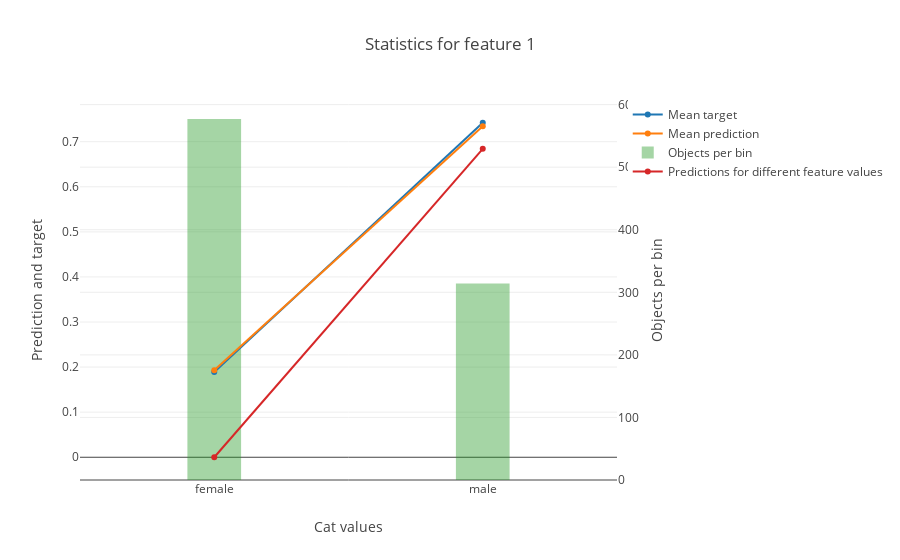

Write notebook code for a chart like this one.
### Markdown cell above
#### One-hot feature

### Code cell
feature = 'Sex'
res = titanic_model.get_feature_statistics(titanic_train, titanic_train_target, feature, 
                                           cat_feature_values=['male', 'female'], plot=True, thread_count=-1)

### Figure 1 — Plotly figure (JSON) as saved in the notebook; plotly's stock layout.template omitted (floating-point values rounded to 4 significant figures)
{"data": [{"mode": "lines+markers", "name": "Mean target", "type": "scatter", "uid": "f1fb4de9-6eeb-4932-9272-368bf966415a", "xaxis": "x", "y": [0.1889, 0.742], "yaxis": "y"}, {"mode": "lines+markers", "name": "Mean prediction", "type": "scatter", "uid": "33c88c14-fdb2-4abd-af4a-a2623ee37277", "xaxis": "x", "y": [0.1928, 0.7345], "yaxis": "y"}, {"marker": {"color": "rgba(30, 150, 30, 0.4)"}, "name": "Objects per bin", "type": "bar", "uid": "3eb6b3cf-0e91-4937-947e-2dd969fd1e47", "width": 0.2, "xaxis": "x", "y": [577, 314], "yaxis": "y2"}, {"mode": "lines+markers", "name": "Predictions for different feature values", "type": "scatter", "uid": "b12ddea2-e1b0-488d-9f45-f6c5efb1031d", "xaxis": "x", "y": [0, 0.6843], "yaxis": "y"}], "layout": {"title": {"text": "Statistics for feature 1"}, "xaxis": {"showticklabels": true, "tickmode": "array", "ticktext": ["female", "male"], "tickvals": [0, 1], "title": {"text": "Cat values"}}, "yaxis": {"overlaying": "y2", "side": "left", "title": {"text": "Prediction and target"}}, "yaxis2": {"position": 1, "side": "right", "title": {"text": "Objects per bin"}}}}
